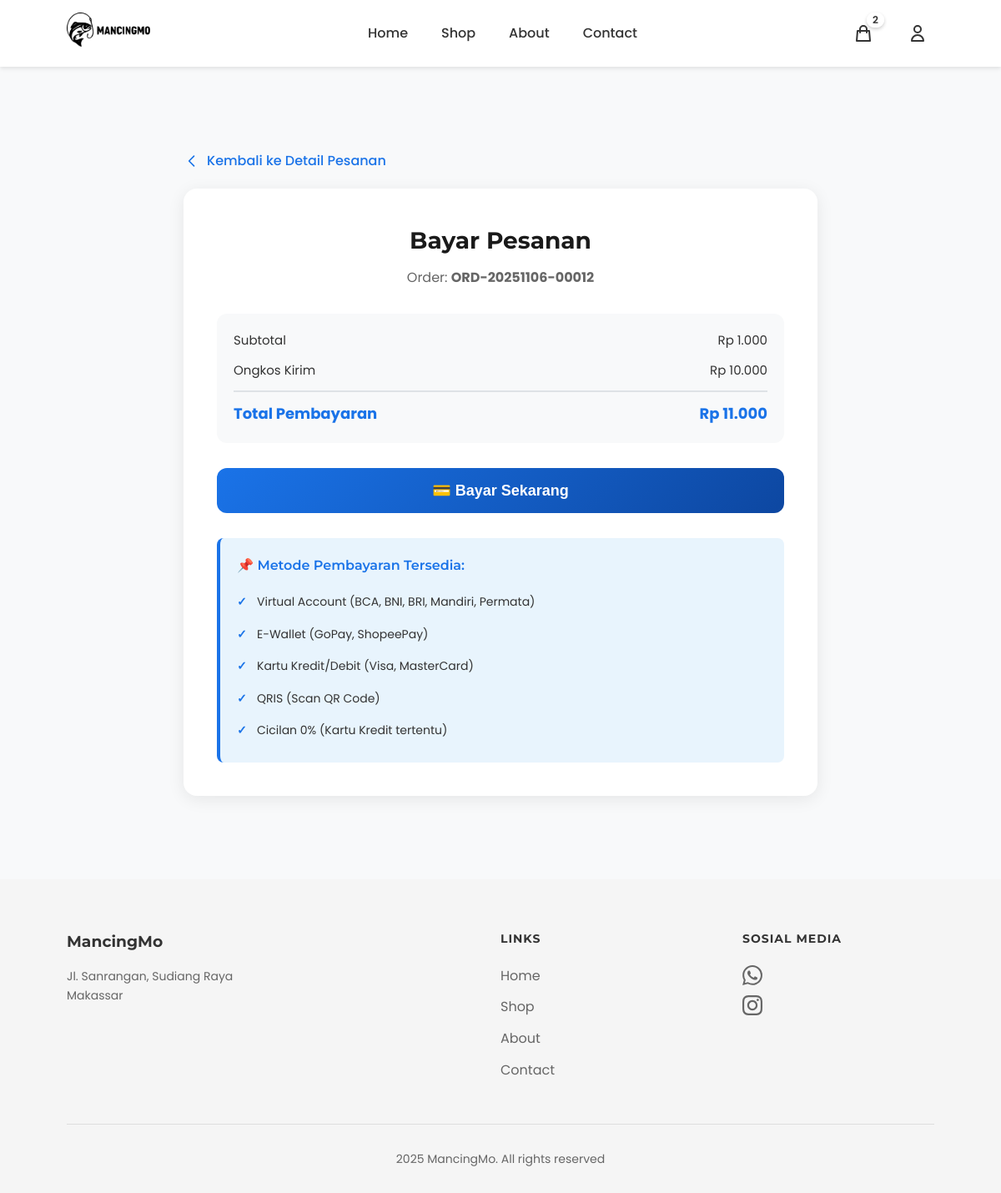
Screenshot of /midtrans-payment/33/ (signed in) with the database file from the repository.
### products/models.py (models this page shows, shortened)
class Cart(models.Model):
    user = models.OneToOneField(User, on_delete=models.CASCADE, related_name='cart', verbose_name="Pengguna")
    created_at = models.DateTimeField(auto_now_add=True, verbose_name="Dibuat Pada")
    updated_at = models.DateTimeField(auto_now=True, verbose_name="Diperbarui Pada")
    class Meta:
        verbose_name = "Keranjang"
        verbose_name_plural = "Keranjang"
        app_label = 'products'
    @property
    def unique_items_count(self):
        return self.items.count()
    def get_unique_items_count(self):
        return self.unique_items_count

class Order(models.Model):
    STATUS_CHOICES = [
        ('pending', 'Menunggu Pembayaran'),
        ('paid', 'Sudah Dibayar'),
        ('processing', 'Sedang Diproses'),
        ('shipped', 'Dikirim'),
        ('delivered', 'Terkirim'),
        ('cancelled', 'Dibatalkan'),
        ('ready_for_pickup', 'Siap Diambil'),
    ]
    PAYMENT_CHOICES = [
        ('midtrans', 'Midtrans Payment Gateway'),
        ('bank_transfer', 'Transfer Bank'),
        ('qris', 'QRIS'),
        ('cod', 'Cash on Delivery'),
    ]
    SHIPPING_METHODS = [
        ('delivery', 'Delivery (Dikirim)'),
        ('pickup', 'Pick Up (Ambil Sendiri)'),
    ]
    SHIPPING_TYPES = [
        ('reguler', 'Reguler'),
        ('express', 'Express'),
    ]
    user = models.ForeignKey(User, on_delete=models.CASCADE, related_name='orders', verbose_name="Pengguna")
    order_number = models.CharField(max_length=50, unique=True, verbose_name="Nomor Pesanan")
    midtrans_order_id = models.CharField(max_length=100, blank=True, null=True, verbose_name="Midtrans Order ID")
    midtrans_transaction_id = models.CharField(max_length=100, blank=True, null=True, verbose_name="Midtrans Transaction ID")
    midtrans_transaction_status = models.CharField(max_length=50, blank=True, null=True, verbose_name="Status Transaksi Midtrans")
    midtrans_payment_type = models.CharField(max_length=50, blank=True, null=True, verbose_name="Tipe Pembayaran Midtrans")
    midtrans_snap_token = models.CharField(max_length=255, blank=True, null=True, verbose_name="Snap Token")
    shipping_method = models.CharField(
        max_length=20,
        choices=SHIPPING_METHODS,
        default='delivery',
        verbose_name="Metode Pengiriman"
    )
    shipping_name = models.CharField(max_length=200, verbose_name="Nama Penerima")
    shipping_phone = models.CharField(max_length=20, verbose_name="Telepon Penerima")
    shipping_address = models.TextField(verbose_name="Alamat Pengiriman")
    shipping_province = models.CharField(max_length=100, blank=True, verbose_name="Provinsi")
    shipping_city = models.CharField(max_length=100, verbose_name="Kota/Kabupaten")
    shipping_district = models.CharField(max_length=100, blank=True, verbose_name="Kecamatan")
    shipping_postal_code = models.CharField(max_length=10, blank=True, verbose_name="Kode Pos")
    shipping_type = models.CharField(max_length=20, choices=SHIPPING_TYPES, default='reguler')
    payment_method = models.CharField(max_length=20, choices=PAYMENT_CHOICES, verbose_name="Metode Pembayaran")
    payment_proof = models.ImageField(upload_to='payment_proofs/', blank=True, null=True, verbose_name="Bukti Pembayaran")
    subtotal = models.DecimalField(max_digits=10, decimal_places=0, verbose_name="Subtotal")
    shipping_cost = models.DecimalField(max_digits=10, decimal_places=0, default=0, verbose_name="Ongkos Kirim")
    voucher = models.ForeignKey('Voucher', on_delete=models.SET_NULL, null=True, blank=True, verbose_name="Voucher")
    voucher_code = models.CharField(max_length=20, blank=True, null=True, verbose_name="Kode Voucher")
    voucher_discount = models.DecimalField(max_digits=10, decimal_places=0, default=0, verbose_name="Diskon Voucher")
    total = models.DecimalField(max_digits=10, decimal_places=0, verbose_name="Total")
    status = models.CharField(max_length=20, choices=STATUS_CHOICES, default='pending', verbose_name="Status")
    created_at = models.DateTimeField(auto_now_add=True, verbose_name="Dibuat Pada")
    updated_at = models.DateTimeField(auto_now=True, verbose_name="Diperbarui Pada")
    paid_at = models.DateTimeField(blank=True, null=True, verbose_name="Dibayar Pada")
    class Meta:
        verbose_name = "Pesanan"
        verbose_name_plural = "Pesanan"
        ordering = ['-created_at']

### products/views.py (the view)
# urls.py: path('midtrans-payment/<int:order_id>/', views.midtrans_payment, name='midtrans_payment'),
@login_required
def midtrans_payment(request, order_id):
    order = get_object_or_404(Order, id=order_id, user=request.user)
    if order.payment_method != 'midtrans' or not order.midtrans_snap_token:
        messages.error(request, 'Order ini tidak menggunakan pembayaran Midtrans!')
        return redirect('order_detail', order_id=order.id)
    context = {
        'order': order,
        'snap_token': order.midtrans_snap_token,
        'client_key': settings.MIDTRANS_CLIENT_KEY,
        'is_production': settings.MIDTRANS_IS_PRODUCTION,
    }
    return render(request, 'midtrans_payment.html', context)

### products/templatetags/currency_filters.py (called while the page is built)
@register.filter
def rupiah(value):
    try:
        value = float(value)
        formatted = "{:,.0f}".format(value).replace(',', '.')
        return formatted
    except (ValueError, TypeError):
        return value

### templates/midtrans_payment.html (shortened to what this page needs)
{% extends 'base.html' %}
{% load static %}
{% load currency_filters %}
{% block content %}
<div class="payment-container">
    <a href="{% url 'order_detail' order.id %}" class="back-link">
        <svg width="20" height="20" fill="none" stroke="currentColor" viewBox="0 0 24 24">
            <path stroke-linecap="round" stroke-linejoin="round" stroke-width="2" d="M15 19l-7-7 7-7"/>
        </svg>
        Kembali ke Detail Pesanan
    </a>
    <div class="payment-card">
        <div class="payment-header">
            <h1>Bayar Pesanan</h1>
            <p style="color: #666;">Order: <strong>{{ order.order_number }}</strong></p>
        </div>
        <div class="order-info">
            <div class="order-info-row">
                <span>Subtotal</span>
                <span>Rp {{ order.subtotal|rupiah }}</span>
            </div>
            <div class="order-info-row">
                <span>Ongkos Kirim</span>
                <span>Rp {{ order.shipping_cost|rupiah }}</span>
            </div>
            <div class="order-info-row">
                <span>Total Pembayaran</span>
                <span>Rp {{ order.total|rupiah }}</span>
            </div>
        </div>
        <button type="button" class="payment-button" id="pay-button" onclick="payNow()">
            💳 Bayar Sekarang
        </button>
        <div class="payment-info">
            <h3>📌 Metode Pembayaran Tersedia:</h3>
            <ul>
                <li>Virtual Account (BCA, BNI, BRI, Mandiri, Permata)</li>
                <li>E-Wallet (GoPay, ShopeePay)</li>
                <li>Kartu Kredit/Debit (Visa, MasterCard)</li>
                <li>QRIS (Scan QR Code)</li>
                <li>Cicilan 0% (Kartu Kredit tertentu)</li>
            </ul>
        </div>
    </div>
</div>
{% endblock %}

### templates/includes/header.html (shortened to what this page needs)
{% load static %}
<nav>
    <div class="logo">
        <a href="{% url 'home' %}">
            <img src="{% static 'image/logo mancingmo.png' %}" alt="MancingMo Logo">
        </a>
    </div>
    <ul class="nav-links">
        <li><a href="{% url 'home' %}">Home</a></li>
        <li><a href="{% url 'shop' %}">Shop</a></li>
        <li><a href="{% url 'about' %}">About</a></li>
        <li><a href="{% url 'contact' %}">Contact</a></li>
    </ul>
    <div class="nav-icons">
        <a href="{% url 'cart' %}" class="icon-link cart-icon-wrapper">
            <svg fill="none" stroke="currentColor" viewBox="0 0 24 24">
                <path stroke-linecap="round" stroke-linejoin="round" stroke-width="2" d="M16 11V7a4 4 0 00-8 0v4M5 9h14l1 12H4L5 9z"/>
            </svg>
            {% if user.is_authenticated %}
                {% if user.cart.get_unique_items_count > 0 %}
                <span class="cart-badge" id="cartBadge">{{ user.cart.get_unique_items_count }}</span>
                {% else %}
                <span class="cart-badge" id="cartBadge" style="display: none;"></span>
                {% endif %}
            {% endif %}
        </a>
        {% if user.is_authenticated %}
        <div class="user-menu">
            <button class="user-btn">
                <svg fill="none" stroke="currentColor" viewBox="0 0 24 24">
                    <path stroke-linecap="round" stroke-linejoin="round" stroke-width="2" d="M16 7a4 4 0 11-8 0 4 4 0 018 0zM12 14a7 7 0 00-7 7h14a7 7 0 00-7-7z"/>
                </svg>
            </button>
        </div>
        {% endif %}
    </div>
</nav>

### static/css/header.css (style rules this page uses)
nav { display: flex; justify-content: space-between; align-items: center; padding: 15px 80px; background: white; box-shadow: 0 2px 5px rgba(0,0,0,0.1); height: 80px; }
.logo { display: flex; align-items: center; font-weight: bold; font-size: 20px; }
.logo img { width: 100px; height: 100px; margin-right: 10px; object-fit: contain; }
.nav-links { display: flex; gap: 40px; list-style: none; }
.nav-links a { text-decoration: none; color: #333; font-weight: 500; transition: color 0.3s; }
.nav-icons { display: flex; gap: 25px; align-items: center; }
.nav-icons a { text-decoration: none; color: #333; display: flex; flex-direction: column; align-items: center; gap: 5px; }
.nav-icons a svg { width: 24px; height: 24px; color: #333; stroke: #333; }
.nav-icons a span { font-size: 12px; color: #333; line-height: 1; white-space: nowrap; }
.cart-icon-wrapper { position: relative; display: flex; align-items: center; justify-content: center; width: 40px; height: 40px; }
.cart-badge { position: absolute; top: -5px; right: -5px; background: transparent; color: white; font-size: 11px; font-weight: 600; min-width: 18px; height: 18px; border-radius: 9px; display: flex; align-items: center; justify-content: center; padding: 0 5px; box-shadow: 0 2px 4px rgba(0, 0, 0, 0.2); border: 2px solid white; z-index: 10; }
.user-menu { position: relative; }
.user-btn { display: flex; align-items: center; justify-content: center; width: 40px; height: 40px; padding: 0; background: transparent; border: none; cursor: pointer; transition: all 0.3s ease; color: #333; }
.user-btn svg { width: 24px; height: 24px; }
.icon-link { display: flex; align-items: center; justify-content: center; width: 40px; height: 40px; color: #333; transition: all 0.3s ease; }

### templates/midtrans_payment.html (style rules this page uses)
.payment-container { max-width: 800px; margin: 60px auto; padding: 40px 20px; }
.payment-card { background: white; border-radius: 16px; padding: 40px; box-shadow: 0 4px 20px rgba(0,0,0,0.08); }
.payment-header { text-align: center; margin-bottom: 30px; }
.payment-header h1 { font-size: 28px; font-weight: 700; color: #1a1a1a; margin-bottom: 10px; }
.order-info { background: #f8f9fa; border-radius: 12px; padding: 20px; margin-bottom: 30px; }
.order-info-row { display: flex; justify-content: space-between; margin-bottom: 12px; font-size: 15px; }
.order-info-row:last-child { margin-bottom: 0; padding-top: 12px; border-top: 2px solid #dee2e6; font-weight: 700; font-size: 18px; color: #1a73e8; }
.payment-button { width: 100%; padding: 16px; background: linear-gradient(135deg, #1a73e8 0%, #0d47a1 100%); color: white; border: none; border-radius: 12px; font-size: 18px; font-weight: 600; cursor: pointer; transition: all 0.3s ease; }
.payment-info { margin-top: 30px; padding: 20px; background: #e8f4fd; border-left: 4px solid #1a73e8; border-radius: 8px; }
.payment-info h3 { font-size: 16px; font-weight: 600; color: #1a73e8; margin-bottom: 12px; }
.payment-info ul { list-style: none; padding: 0; margin: 0; }
.payment-info li { padding: 8px 0; padding-left: 24px; position: relative; color: #333; font-size: 14px; }
.payment-info li:before { content: "✓"; position: absolute; left: 0; color: #1a73e8; font-weight: bold; }
.back-link { display: inline-flex; align-items: center; gap: 8px; color: #1a73e8; text-decoration: none; font-weight: 500; margin-bottom: 20px; transition: all 0.3s ease; }

### templates/base.html (style rules this page uses)
* { margin: 0; padding: 0; box-sizing: border-box; }
body { font-family: 'Poppins', sans-serif; color: #333; background-color: #f8f9fa; line-height: 1.6; min-height: 100vh; display: flex; flex-direction: column; }
h1, h2, h3, h4, h5, h6 { font-family: 'Montserrat', sans-serif; }

### rows the page displays
Order: order_number "ORD-20251106-00012", subtotal|rupiah "1.000", shipping_cost|rupiah "10.000", total|rupiah "11.000"

### other values shown
{{ user.cart.get_unique_items_count }} "2"
